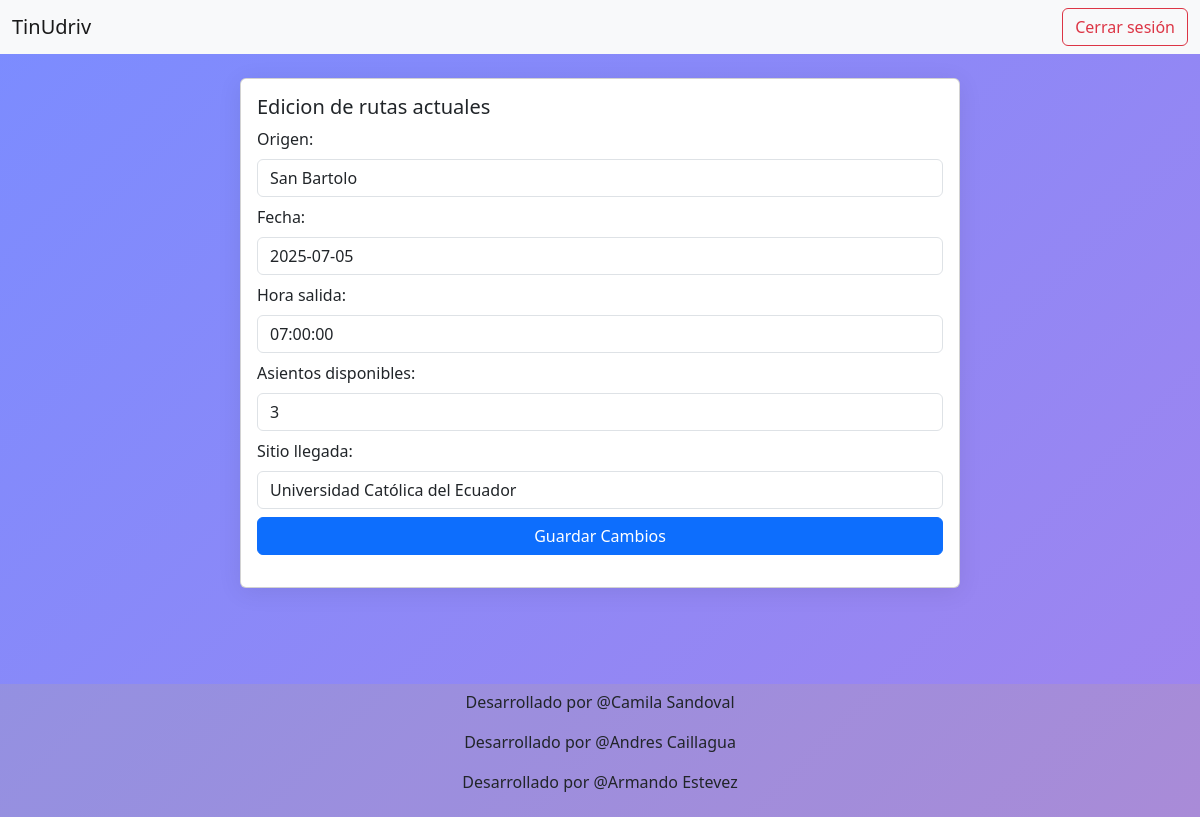
The app's page /ruta/editar/4/ (signed in), older data.
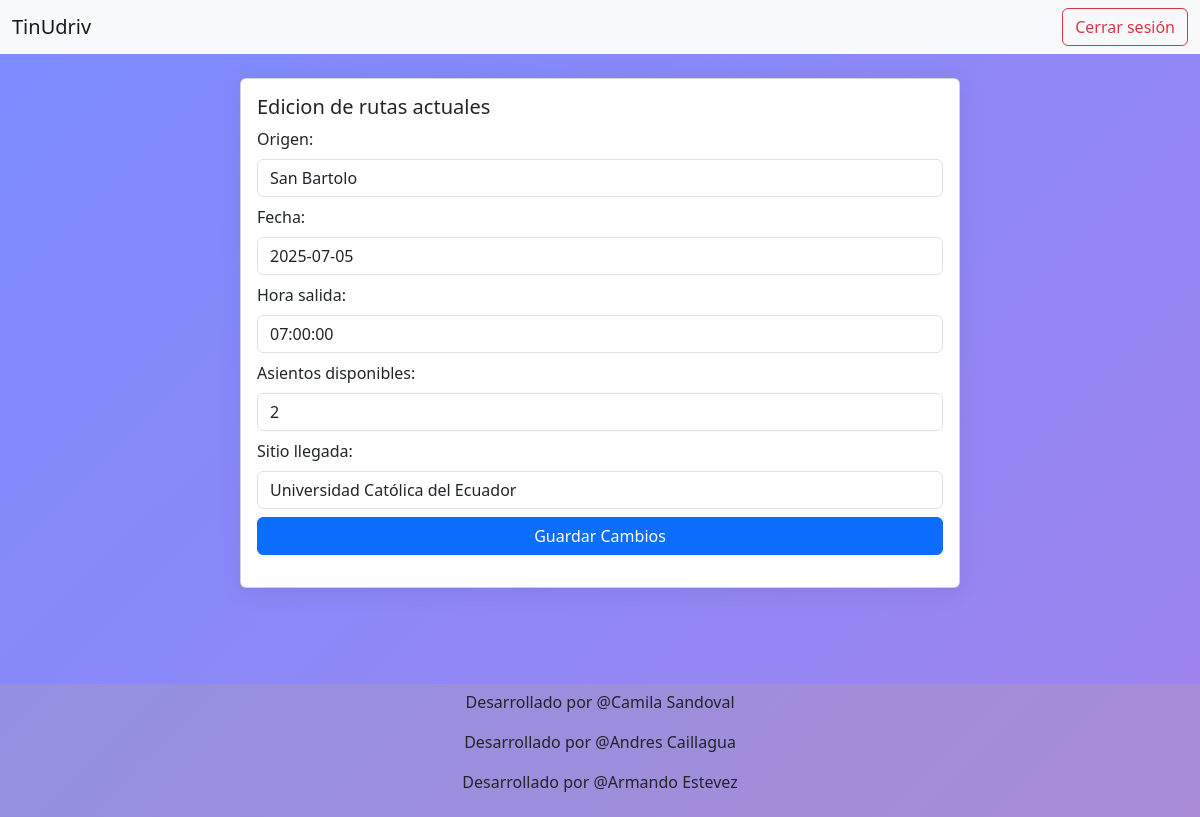
The same page, newer data.
### core/models.py (models this page shows, shortened)
class Ruta(models.Model):
    conductor = models.ForeignKey(Usuario, on_delete=models.CASCADE, related_name='rutas')
    origen = models.CharField(max_length=200)
    hora_salida = models.TimeField()
    fecha = models.DateField()
    sitio_llegada = models.CharField(max_length=200, default='Universidad Católica del Ecuador')
    asientos_disponibles = models.PositiveIntegerField(default=4)

### core/views.py (the view)
# urls.py: path('ruta/editar/<int:ruta_id>/', views.editar_ruta_view, name='editar_ruta'),
@login_required
def editar_ruta_view(request, ruta_id):
    try:
        ruta = Ruta.objects.get(id=ruta_id, conductor=request.user)
    except Ruta.DoesNotExist:
        messages.error(request, "La ruta no existe o no te pertenece.")
        return redirect('panel')
    if request.method == 'POST':
        form = RutaForm(request.POST, instance=ruta)
        if form.is_valid():
            form.save()
            messages.success(request, "Ruta actualizada exitosamente.")
            return redirect('panel')
    else:
        form = RutaForm(instance=ruta)
    return render(request, 'editar_ruta.html', {'form': form, 'ruta': ruta})

### core/forms.py
class RutaForm(forms.ModelForm):
    class Meta:
        model = Ruta
        fields = ['origen', 'fecha', 'hora_salida', 'asientos_disponibles', 'sitio_llegada']

### core/templates/editar_ruta.html (shortened to what this page needs)
{% extends "base.html" %}
{% load widget_tweaks %}
{% load static %}
{% block content %}
<div class="container">
    <div class="row justify-content-center">
        <div class="col-md-8">
            <div class="card">
                <div class="card-body">
                    <h5 class="card-title">Edicion de rutas actuales</h5>
                    <form method="post">
                        <div class="mb-2">
                            {{ form.origen.label_tag }}
                            {{ form.origen|add_class:'form-control' }}
                        </div>
                        <div class="mb-2">
                            {{ form.fecha.label_tag }}
                            {{ form.fecha|add_class:'form-control' }}
                        </div>
                        <div class="mb-2">
                            {{ form.hora_salida.label_tag }}
                            {{ form.hora_salida|add_class:'form-control' }}
                        </div>
                        <div class="mb-2">
                            {{ form.asientos_disponibles.label_tag }}
                            {{ form.asientos_disponibles|add_class:'form-control' }}
                        </div>
                        <div class="mb-2">
                            {{ form.sitio_llegada.label_tag }}
                            {{ form.sitio_llegada|add_class:'form-control' }}
                        </div>
                        <button type="submit" class="btn btn-primary w-100">Guardar Cambios</button>
                    </form>
                </div>
            </div>
        </div>
    </div>
</div>
{% endblock content %}

Row changes from the older to the newer data that the page shows:
changed Ruta "San Bartolo": asientos_disponibles "3" → "2"
